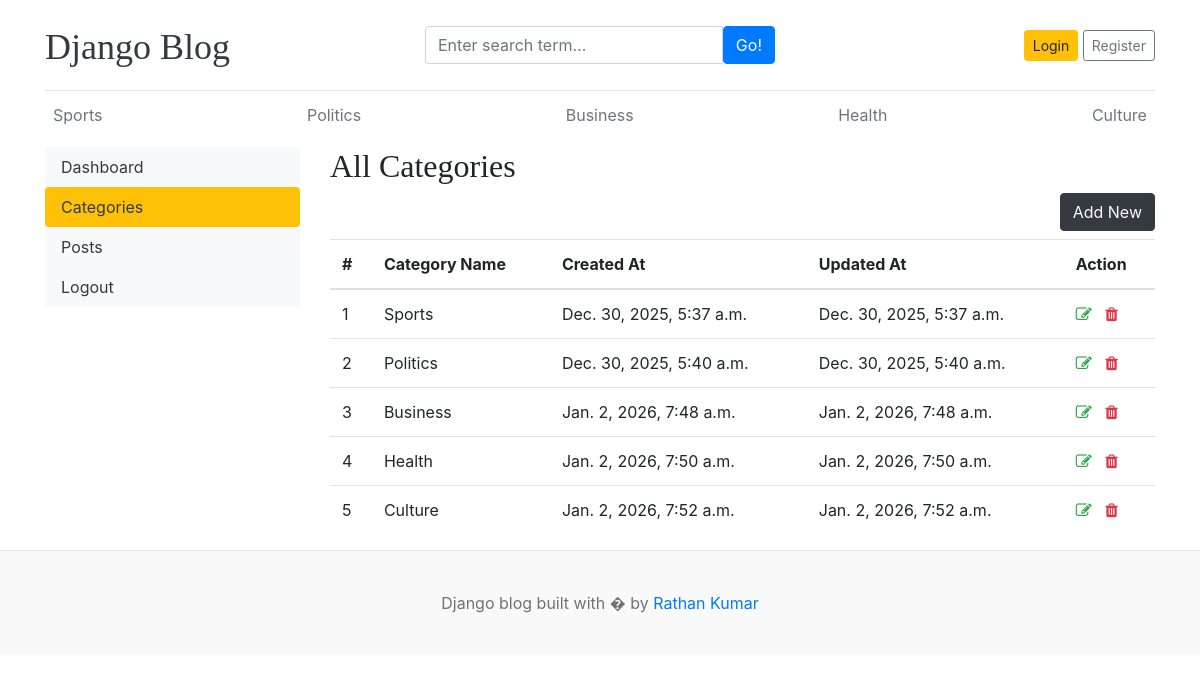
/dashboard/categories/, run on the app's committed database.
### blogs/models.py (models this page shows)
class Category(models.Model):
    category_name = models.CharField(max_length=50, unique=True)
    created_at = models.DateTimeField(auto_now_add=True)
    updated_at = models.DateTimeField(auto_now=True)
    class Meta:
        verbose_name_plural = 'Categories'
    def __str__(self):
        return self.category_name

### dashboards/views.py (the view)
# urls.py: path('categories/',views.categories, name='categories'),
def categories(request):
    return render(request,'dashboard/categories.html')

### blogs/context_processors.py (called while the page is built)
def get_categories(request):
    categories = Category.objects.all()
    return dict(categories = categories)

def get_follow_us(request):
    follow_us = FollowUs.objects.all()
    return dict(follow_us = follow_us)

### templates/dashboard/categories.html (shortened to what this page needs)
{% extends 'base.html' %}
{% block content %}
    <div class="row">
        {% include 'dashboard/sidebar.html' %}
        <div class="col-md-9">
            <h2>All Categories</h2>
            <a href="{% url 'add_category' %}" class="btn btn-dark text-light float-right mb-2">Add New</a>
            <table class="table table-hover">
              <thead>
                <tr>
                  <th>#</th>
                  <th>Category Name</th>
                  <th>Created At</th>
                  <th>Updated At</th>
                  <th>Action</th>
                </tr>
              </thead>
              <tbody>
              {% for cat in categories %}
                <tr>
                  <td>{{ forloop.counter }}</td>
                  <td>{{ cat }}</td>
                  <td>{{ cat.created_at }}</td>
                  <td>{{ cat.updated_at }}</td>
                  <td>
                      <a href="{% url 'edit_category' cat.id %}"><i class="fa fa-edit text-success"></i></a>
                      <a href="{% url 'delete_category' cat.id %}"><i class="fa fa-trash text-danger"></i></a>
                  </td>
                </tr>
              {% endfor %}
              </tbody>
            </table>
        </div>
    </div>
{% endblock %}

### templates/base.html (shortened to what this page needs)
<!DOCTYPE html>
{% load static %}
<html lang="en">
<head>
    <link href="https://getbootstrap.com/docs/4.0/dist/css/bootstrap.min.css" rel="stylesheet">
    <link href="{% static 'css/blog.css' %}" rel="stylesheet">
    <link rel="stylesheet" href="https://cdnjs.cloudflare.com/ajax/libs/font-awesome/4.7.0/css/font-awesome.min.css">
  </head>
<body>
    <div class="container">
      <header class="blog-header py-3">
        <div class="row flex-nowrap justify-content-between align-items-center">
          <div class="col-4 pt-1">
            <a class="blog-header-logo text-dark" href="/">Django Blog</a>
          </div>
            <div class="col-4">
                <form action="{% url 'search' %}" method="GET">
                    <div class="input-group">
                        <input class="form-control" type="text" name="keyword" value="{{ keyword }}" placeholder="Enter search term..." aria-label="Enter search term..." aria-describedby="button-search" />
                        <button type="submit" class="btn btn-primary" id="button-search" >Go!</button>
                    </div>
                </form>
            </div>
          <div class="col-4 d-flex justify-content-end align-items-center">
              {% if not user.is_authenticated %}
            <a class="btn btn-sm btn-warning" href="{% url 'login' %}">Login</a> &nbsp;
            <a class="btn btn-sm btn-outline-secondary" href="{% url 'register' %}">Register</a>
              {% else %}
              <span><a href="{% url 'dashboard' %}">Dashboard</a></span>
              &emsp;
              <span><a href="{% url 'logout' %}">Log out</a> </span>
              {% endif %}
          </div>
        </div>
      </header>
      <div class="nav-scroller py-1 mb-2">
        <nav class="nav d-flex justify-content-between">
            {% for cat in categories %}
                <a class="p-2 text-muted" href="{% url 'posts_by_category' cat.id %}">{{ cat.category_name }}</a>
            {% endfor %}
        </nav>
      </div>
        {% block content %}
        {% endblock %}
    </div>
    <footer class="blog-footer">
      <p>Django blog built with � by <a href="#">Rathan Kumar</a></p>
    </footer>
</body>
</html>

### blog_main/static/css/blog.css (style rules this page uses)
.blog-header { border-bottom: 1px solid #e5e5e5; }
.blog-header-logo { font-family: "Playfair Display", Georgia, "Times New Roman", serif; font-size: 2.25rem; }
h1, h2, h3, h4, h5, h6 { font-family: "Playfair Display", Georgia, "Times New Roman", serif; }
.blog-footer { padding: 2.5rem 0; color: #727272; text-align: center; background-color: #f9f9f9; border-top: .05rem solid #e5e5e5; }
.blog-footer p:last-child { margin-bottom: 0; }

### data on the page
Category: category_name "Sports", created_at "Dec. 30, 2025, 5:37 a.m.", updated_at "Dec. 30, 2025, 5:37 a.m."
Category: category_name "Politics", created_at "Dec. 30, 2025, 5:40 a.m.", updated_at "Dec. 30, 2025, 5:40 a.m."
Category: category_name "Business", created_at "Jan. 2, 2026, 7:48 a.m.", updated_at "Jan. 2, 2026, 7:48 a.m."
Category: category_name "Health", created_at "Jan. 2, 2026, 7:50 a.m.", updated_at "Jan. 2, 2026, 7:50 a.m."
Category: category_name "Culture", created_at "Jan. 2, 2026, 7:52 a.m.", updated_at "Jan. 2, 2026, 7:52 a.m."
